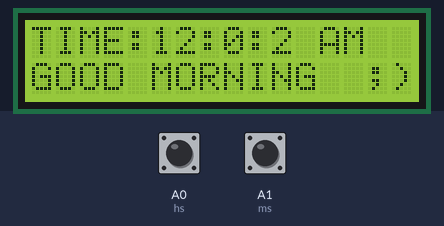
Bench run of a sketch on a simulated Arduino Uno, built with avr-gcc and run on an emulated ATmega328P. Parts: 16×2 character LCD. The test bench sets the inputs (shaded band); at power-on: A0 (hs) HIGH, A1 (ms) HIGH.

Above: at 1.2 s.
1.3 s: A0 (hs) pulled LOW for 1.35 s
At 3.0 s:
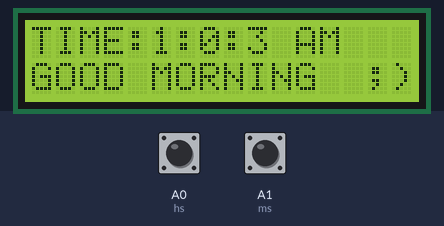
5.7 s: A0 (hs) pulled LOW for 3.2 s
At 9.2 s:
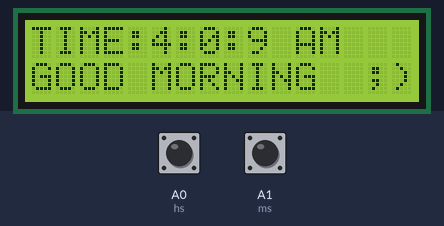
10.9 s: A0 (hs) pulled LOW for 1.35 s
At 12.3 s:
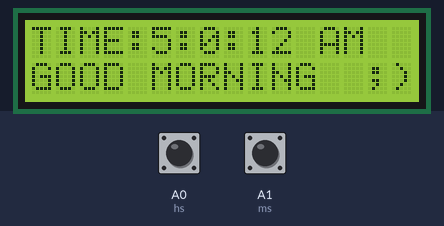
13.7 s: A0 (hs) pulled LOW for 3.2 s
At 18.6 s:
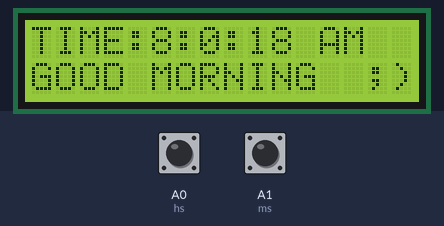
20.3 s: A1 (ms) pulled LOW for 1.35 s
At 21.7 s:
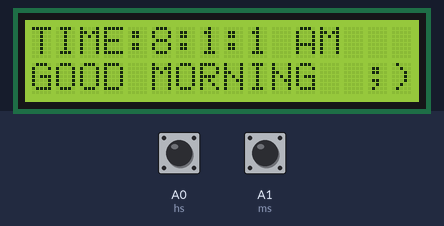
23.1 s: A1 (ms) pulled LOW for 1.35 s
At 24.8 s:
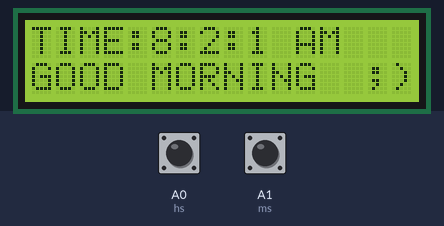
Timing chart, 0 to 26.3 s (numbered marks = the images above; inputs shaded):
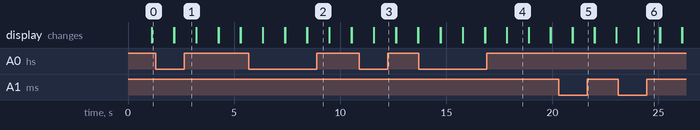

Measured:
- after the input at 1.3 s, the display: first differs from a run without the input after 0.87 s (image 1)
- after the input at 5.7 s, the display: first differs from a run without the input after 0.66 s (image 2 shows a later state)
- after the input at 10.9 s, the display: first differs from a run without the input after 0.69 s (image 3)
- after the input at 13.7 s, the display: first differs from a run without the input after 1.0 s (image 4 shows a later state)
- what the display in image 4 shows lasts 1.0 s, from 17.9 s to 18.9 s

The sketch:

Clock-wo-rtc.ino
```cpp
//-----www<electronics-project-hub>com------//
#include <Wire.h>
#include <LiquidCrystal_I2C.h>
LiquidCrystal_I2C lcd(0x27, 16, 2);
int h = 12;
int m = 0;
int s = 0;
int flag = 0;
int TIME = 0;
const int hs = A0;
const int ms = A1;
int state1 = 0;
int state2 = 0;
void setup()
{
  lcd.init();
  lcd.backlight();
  pinMode(hs, INPUT_PULLUP);
  pinMode(ms, INPUT_PULLUP);
}
void loop()
{
  lcd.setCursor(0, 0);
  s = s + 1;
  lcd.print("TIME:" );
  lcd.print(h);
  lcd.print(":");
  lcd.print(m);
  lcd.print(":");
  lcd.print(s);
  if (flag < 12) lcd.print(" AM");
  if (flag == 12) lcd.print(" PM");
  if (flag > 12) lcd.print(" PM");
  if (flag == 24) flag = 0;
  delay(1000);
  lcd.clear();
  if (s == 60)
  {
    s = 0;
    m = m + 1;
  }
  if (m == 60)
  {
    m = 0;
    h = h + 1;
    flag = flag + 1;
  }
  if (h == 13)
  {
    h = 1;
  }
  lcd.setCursor(0, 1);
  if (h <= 12 && flag < 12)
  {
    lcd.print("GOOD MORNING  ;)");
  }
  if (h == 12 || h == 1 || h == 2 || h == 3 && flag >= 12)
  {
    lcd.print("GOOD AFTERNOON:)");
  }
  if (h == 4 || h == 5 || h == 6 || h == 7 || h == 8 && flag > 12)
  {
    lcd.print("GOOD EVENING  :)");
  }
  if (h >= 9 && flag > 12)
  {
    lcd.print("GOOD NIGHT  :)");
  }
  state1 = digitalRead(hs);
  if (state1 == 0)
  {
    h = h + 1;
    flag = flag + 1;
    if (flag < 12) lcd.print(" AM");
    if (flag == 12) lcd.print(" PM");
    if (flag > 12) lcd.print(" PM");
    if (flag == 24) flag = 0;
    if (h == 13) h = 1;
  }
  state2 = digitalRead(ms);
  if (state2 == 0)
  {
    s = 0;
    m = m + 1;
  }
}
//-----www<electronics-project-hub>com------//
```
